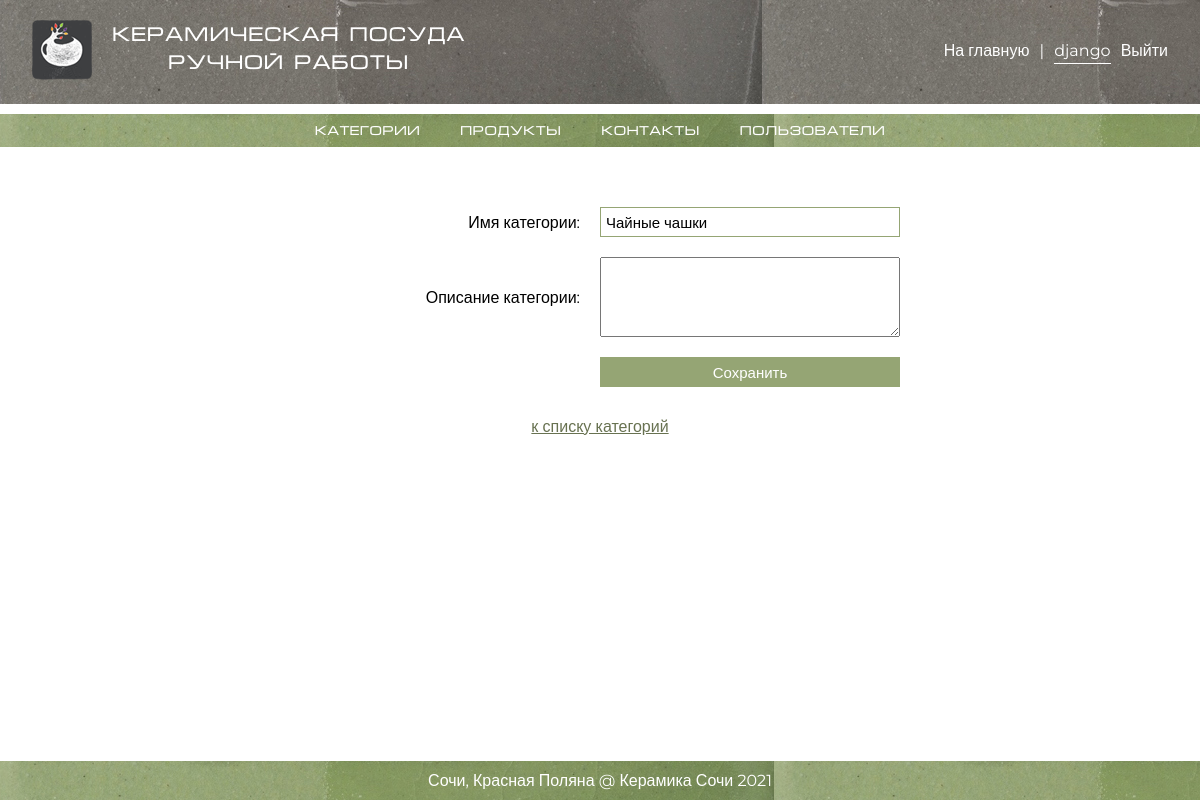
The app's page /my_admin/categories/update/1/ (signed in), older data.
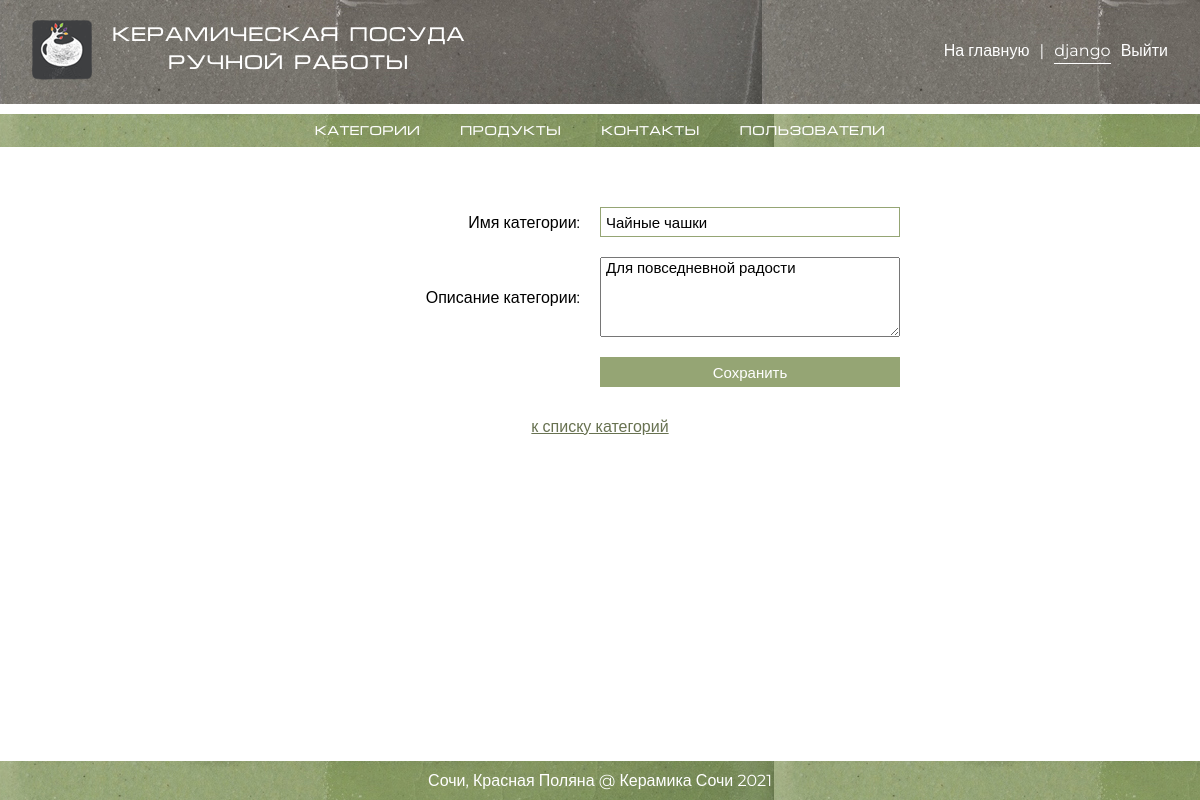
The same page, newer data.
### mainapp/models.py (models this page shows, shortened)
class ProductCategory(models.Model):
    name = models.CharField(verbose_name='имя категории', max_length=64)
    description = models.TextField(verbose_name='описание категории', blank=True)
    is_active = models.BooleanField(verbose_name='активная', default=1)

### adminapp/views.py (the view)
# urls.py: path('categories/update/<int:pk>/', adminapp.ProductCategoryUpdateView.as_view(), name='category_update'),
class ProductCategoryUpdateView(SuperUserOnlyMixin, PageContextMixin, UpdateView):
    model = ProductCategory
    template_name = 'adminapp/category_update.html'
    page_title = 'Админка / Редактирование категории продуктов'
    success_url = reverse_lazy('adminapp:categories')
    form_class = AdminProductCategoryCreateForm

### adminapp/forms.py
class AdminProductCategoryCreateForm(forms.ModelForm):
    class Meta:
        model = ProductCategory
        fields = ('name', 'description')
    def __init__(self, *args, **kwargs):
        super().__init__(*args, **kwargs)
        for field_name, field in self.fields.items():
            field.widget.attrs['class'] = field_name
            field.help_text = ''

### adminapp/views.py (called while the page is built)
    @method_decorator(user_passes_test(lambda x: x.is_superuser))
    def dispatch(self, *args, **kwargs):
        return super().dispatch(*args, **kwargs)

    def get_context_data(self, **kwargs):
        context = super().get_context_data(**kwargs)
        context['page_title'] = self.page_title
        return context

### adminapp/templates/adminapp/category_update.html (shortened to what this page needs)
{% extends 'adminapp/base.html' %}
{% block content %}
    <div class="form-container">
        <form class="base-form margin-center" method="post"
              enctype="multipart/form-data">
            {{ form.as_p }}
            <p>
                <input class="submit" type="submit" value="Сохранить">
            </p>
        </form>
    </div>
    <div class="margin-center margin-top center">
        <a href="{% url 'adminapp:categories' %}">
            к списку категорий
        </a>
    </div>
{% endblock %}

Row changes from the older to the newer data that the page shows:
changed ProductCategory "Чайные чашки": description (not shown) → "Для повседневной радости"
